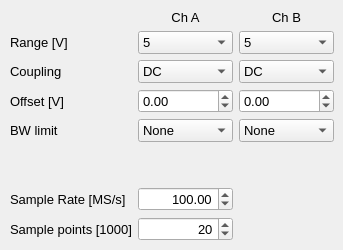
    <widget class="QWidget" name="acquisitionTab">
     <property name="enabled">
      <bool>true</bool>
     </property>
     <property name="font">
      <font>
       <family>Segoe UI</family>
       <pointsize>10</pointsize>
       <bold>false</bold>
      </font>
     </property>
     <attribute name="title">
      <string>Acquisition</string>
     </attribute>
     <widget class="QWidget" name="gridLayoutWidget_3">
      <property name="geometry">
       <rect>
        <x>10</x>
        <y>10</y>
        <width>324</width>
        <height>231</height>
       </rect>
      </property>
      <layout class="QGridLayout" name="verticalGridLayout">
       <item row="9" column="1">
        <widget class="QDoubleSpinBox" name="nSamplesSpinBox">
         <property name="locale">
          <locale language="English" country="UnitedKingdom"/>
         </property>
         <property name="alignment">
          <set>Qt::AlignmentFlag::AlignRight|Qt::AlignmentFlag::AlignTrailing|Qt::AlignmentFlag::AlignVCenter</set>
         </property>
         <property name="decimals">
          <number>0</number>
         </property>
         <property name="minimum">
          <double>1.000000000000000</double>
         </property>
         <property name="maximum">
          <double>100.000000000000000</double>
         </property>
         <property name="value">
          <double>20.000000000000000</double>
         </property>
        </widget>
       </item>
       <item row="9" column="0">
        <widget class="QLabel" name="nSamplesLabel">
         <property name="locale">
          <locale language="English" country="UnitedKingdom"/>
         </property>
         <property name="text">
          <string>Sample points [1000]</string>
         </property>
        </widget>
       </item>
       <item row="7" column="1">
        <widget class="QDoubleSpinBox" name="samplerateSpinBox">
         <property name="alignment">
          <set>Qt::AlignmentFlag::AlignRight|Qt::AlignmentFlag::AlignTrailing|Qt::AlignmentFlag::AlignVCenter</set>
         </property>
         <property name="minimum">
          <double>0.100000000000000</double>
         </property>
         <property name="maximum">
          <double>250.000000000000000</double>
         </property>
         <property name="value">
          <double>100.000000000000000</double>
         </property>
        </widget>
       </item>
       <item row="4" column="2">
        <widget class="QDoubleSpinBox" name="offsetBSpinBox">
         <property name="locale">
          <locale language="English" country="UnitedKingdom"/>
         </property>
         <property name="buttonSymbols">
          <enum>QAbstractSpinBox::ButtonSymbols::UpDownArrows</enum>
         </property>
         <property name="suffix">
          <string/>
         </property>
         <property name="decimals">
          <number>2</number>
         </property>
         <property name="minimum">
          <double>-1.000000000000000</double>
         </property>
         <property name="maximum">
          <double>1.000000000000000</double>
         </property>
         <property name="singleStep">
          <double>0.010000000000000</double>
         </property>
         <property name="value">
          <double>0.000000000000000</double>
         </property>
        </widget>
       </item>
       <item row="3" column="2">
        <widget class="QComboBox" name="couplingBComboBox">
         <property name="maximumSize">
          <size>
           <width>16777215</width>
           <height>16777215</height>
          </size>
         </property>
         <property name="currentText">
          <string>DC</string>
         </property>
         <property name="currentIndex">
          <number>0</number>
         </property>
         <item>
          <property name="text">
           <string>DC</string>
          </property>
         </item>
         <item>
          <property name="text">
           <string>AC</string>
          </property>
         </item>
        </widget>
       </item>
       <item row="7" column="0">
        <widget class="QLabel" name="samplerateLabel">
         <property name="locale">
          <locale language="English" country="UnitedKingdom"/>
         </property>
         <property name="text">
          <string>Sample Rate [MS/s]</string>
         </property>
        </widget>
       </item>
       <item row="4" column="1">
        <widget class="QDoubleSpinBox" name="offsetASpinBox">
         <property name="sizePolicy">
          <sizepolicy hsizetype="Minimum" vsizetype="Preferred">
           <horstretch>0</horstretch>
           <verstretch>0</verstretch>
          </sizepolicy>
         </property>
         <property name="locale">
          <locale language="English" country="UnitedKingdom"/>
         </property>
         <property name="buttonSymbols">
          <enum>QAbstractSpinBox::ButtonSymbols::UpDownArrows</enum>
         </property>
         <property name="suffix">
          <string/>
         </property>
         <property name="decimals">
          <number>2</number>
         </property>
         <property name="minimum">
          <double>-1.000000000000000</double>
         </property>
         <property name="maximum">
          <double>1.000000000000000</double>
         </property>
         <property name="singleStep">
          <double>0.010000000000000</double>
         </property>
         <property name="value">
          <double>0.000000000000000</double>
         </property>
        </widget>
       </item>
       <item row="3" column="1">
        <widget class="QComboBox" name="couplingAComboBox">
         <property name="sizePolicy">
          <sizepolicy hsizetype="Preferred" vsizetype="Preferred">
           <horstretch>0</horstretch>
           <verstretch>0</verstretch>
          </sizepolicy>
         </property>
         <property name="minimumSize">
          <size>
           <width>0</width>
           <height>0</height>
          </size>
         </property>
         <property name="maximumSize">
          <size>
           <width>16777215</width>
           <height>16777215</height>
          </size>
         </property>
         <property name="currentText">
          <string>DC</string>
         </property>
         <property name="currentIndex">
          <number>0</number>
         </property>
         <item>
          <property name="text">
           <string>DC</string>
          </property>
         </item>
         <item>
          <property name="text">
           <string>AC</string>
          </property>
         </item>
        </widget>
       </item>
       <item row="2" column="0">
        <widget class="QLabel" name="range_Label">
         <property name="minimumSize">
          <size>
           <width>0</width>
           <height>0</height>
          </size>
         </property>
         <property name="locale">
          <locale language="English" country="UnitedKingdom"/>
         </property>
         <property name="text">
          <string>Range [V]</string>
         </property>
        </widget>
       </item>
       <item row="3" column="0">
        <widget class="QLabel" name="couplingLabel">
         <property name="font">
          <font>
           <family>Segoe UI</family>
           <pointsize>10</pointsize>
           <bold>false</bold>
          </font>
         </property>
         <property name="locale">
          <locale language="English" country="UnitedKingdom"/>
         </property>
         <property name="text">
          <string>Coupling</string>
         </property>
        </widget>
       </item>
       <item row="4" column="0">
        <widget class="QLabel" name="offset_Label">
         <property name="locale">
          <locale language="English" country="UnitedKingdom"/>
         </property>
         <property name="text">
          <string>Offset [V]</string>
         </property>
        </widget>
       </item>
       <item row="2" column="1">
        <widget class="QComboBox" name="rangeAComboBox">
         <property name="sizePolicy">
          <sizepolicy hsizetype="Preferred" vsizetype="Preferred">
           <horstretch>0</horstretch>
           <verstretch>0</verstretch>
          </sizepolicy>
         </property>
         <property name="minimumSize">
          <size>
           <width>60</width>
           <height>0</height>
          </size>
         </property>
         <property name="maximumSize">
          <size>
           <width>16777215</width>
           <height>16777215</height>
          </size>
         </property>
         <property name="currentIndex">
          <number>8</number>
         </property>
         <item>
          <property name="text">
           <string>10 m</string>
          </property>
         </item>
         <item>
          <property name="text">
           <string>20 m</string>
          </property>
         </item>
         <item>
          <property name="text">
           <string>50 m</string>
          </property>
         </item>
         <item>
          <property name="text">
           <string>100 m</string>
          </property>
         </item>
         <item>
          <property name="text">
           <string>200 m</string>
          </property>
         </item>
         <item>
          <property name="text">
           <string>500 m</string>
          </property>
         </item>
         <item>
          <property name="text">
           <string>1</string>
          </property>
         </item>
         <item>
          <property name="text">
           <string>2</string>
          </property>
         </item>
         <item>
          <property name="text">
           <string>5</string>
          </property>
         </item>
         <item>
          <property name="text">
           <string>10</string>
          </property>
         </item>
        </widget>
       </item>
       <item row="0" column="1">
        <widget class="QLabel" name="chALabel">
         <property name="styleSheet">
          <string notr="true"/>
         </property>
         <property name="text">
          <string>Ch A</string>
         </property>
         <property name="alignment">
          <set>Qt::AlignmentFlag::AlignCenter</set>
         </property>
        </widget>
       </item>
       <item row="2" column="2">
        <widget class="QComboBox" name="rangeBComboBox">
         <property name="sizePolicy">
          <sizepolicy hsizetype="Preferred" vsizetype="Preferred">
           <horstretch>0</horstretch>
           <verstretch>0</verstretch>
          </sizepolicy>
         </property>
         <property name="currentText">
          <string>5</string>
         </property>
         <property name="currentIndex">
          <number>8</number>
         </property>
         <item>
          <property name="text">
           <string>10 m</string>
          </property>
         </item>
         <item>
          <property name="text">
           <string>20 m</string>
          </property>
         </item>
         <item>
          <property name="text">
           <string>50 m</string>
          </property>
         </item>
         <item>
          <property name="text">
           <string>100 m</string>
          </property>
         </item>
         <item>
          <property name="text">
           <string>200 m</string>
          </property>
         </item>
         <item>
          <property name="text">
           <string>500 m</string>
          </property>
         </item>
         <item>
          <property name="text">
           <string>1</string>
          </property>
         </item>
         <item>
          <property name="text">
           <string>2</string>
          </property>
         </item>
         <item>
          <property name="text">
           <string>5</string>
          </property>
         </item>
         <item>
          <property name="text">
           <string>10</string>
          </property>
         </item>
        </widget>
       </item>
       <item row="5" column="1">
        <widget class="QComboBox" name="bwlBComboBox">
         <property name="currentText">
          <string>None</string>
         </property>
         <property name="currentIndex">
          <number>0</number>
         </property>
         <item>
          <property name="text">
           <string>None</string>
          </property>
         </item>
         <item>
          <property name="text">
           <string>20 MHz</string>
          </property>
         </item>
        </widget>
       </item>
       <item row="5" column="2">
        <widget class="QComboBox" name="bwlAComboBox">
         <property name="currentText">
          <string>None</string>
         </property>
         <property name="currentIndex">
          <number>0</number>
         </property>
         <item>
          <property name="text">
           <string>None</string>
          </property>
         </item>
         <item>
          <property name="text">
           <string>20 MHz</string>
          </property>
         </item>
        </widget>
       </item>
       <item row="0" column="2">
        <widget class="QLabel" name="chBLabel">
         <property name="styleSheet">
          <string notr="true"/>
         </property>
         <property name="text">
          <string>Ch B</string>
         </property>
         <property name="alignment">
          <set>Qt::AlignmentFlag::AlignCenter</set>
         </property>
        </widget>
       </item>
       <item row="5" column="0">
        <widget class="QLabel" name="bwLabel">
         <property name="locale">
          <locale language="English" country="UnitedKingdom"/>
         </property>
         <property name="text">
          <string>BW limit</string>
         </property>
        </widget>
       </item>
       <item row="6" column="0">
        <spacer name="verticalSpacer_3">
         <property name="orientation">
          <enum>Qt::Orientation::Vertical</enum>
         </property>
         <property name="sizeHint" stdset="0">
          <size>
           <width>20</width>
           <height>40</height>
          </size>
         </property>
        </spacer>
       </item>
      </layout>
     </widget>
    </widget>
